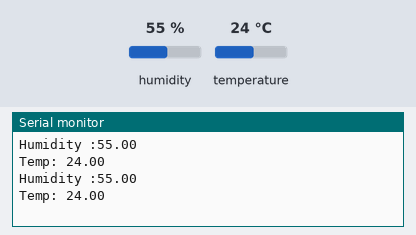
The sketch below on a simulated ESP8266 (NodeMCU). Shown: the last lines printed to the serial monitor. The inputs (shaded band) are chosen by the test bench; at power-on: humidity 55 %, temperature 24 °C.

Above: at 5.2 s.
5.3 s: humidity set to 22 %
At 7.5 s:
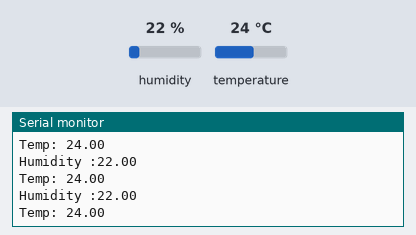
7.7 s: temperature set to 12 °C
At 8.9 s:
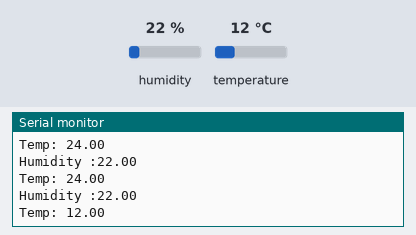
10.1 s: humidity set to 40 %
At 10.6 s:
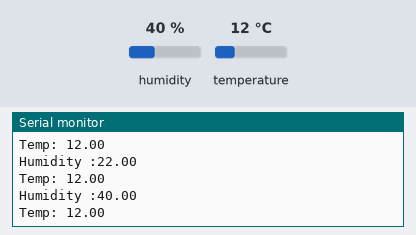
Timing chart, 0 to 13.1 s (numbered marks = the images above; inputs shaded):
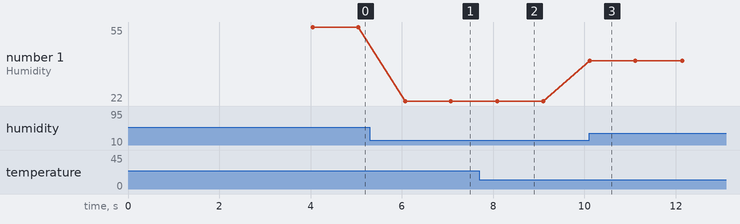

Measured:
- after the input at 5.3 s, the serial monitor: prints a new line after 0.77 s (image 1)
- after the input at 7.7 s, the serial monitor: prints a new line after 0.39 s (image 2)
- after the input at 10.1 s, the serial monitor: prints a new line at once (image 3)
- plotted number 1: 55 → 22 after the input at 5.3 s, 22 → 40 after the input at 10.1 s

The sketch:

RAJA_IITB_P.ino
```cpp
#include <DHT.h>
#include<ESP8266WiFi.h>
#include <ESP8266HTTPClient.h>
#include<WiFiClient.h>
#define DHTTYPE DHT11
uint8_t DHTPIN = D1;

DHT mydht(DHTPIN,DHTTYPE);
const char* ssid = "Mahadev";
const char* password = "bholenath";
float humidity, temp;

void setup() {

  Serial.begin(9600);
  //WiFi.begin(ssid,password);
  pinMode(DHTPIN,INPUT);
  mydht.begin();
  delay(2000);
   humidity = mydht.readHumidity();
   temp = mydht.readTemperature();
   delay(2000);
}

void loop() {
  HTTPClient http;
  WiFiClient Client;
 humidity = mydht.readHumidity();
 temp = mydht.readTemperature();
 Serial.print("Humidity :");Serial.println(humidity);
 Serial.print("Temp: ");Serial.println(temp);
delay(1000);
}
```
